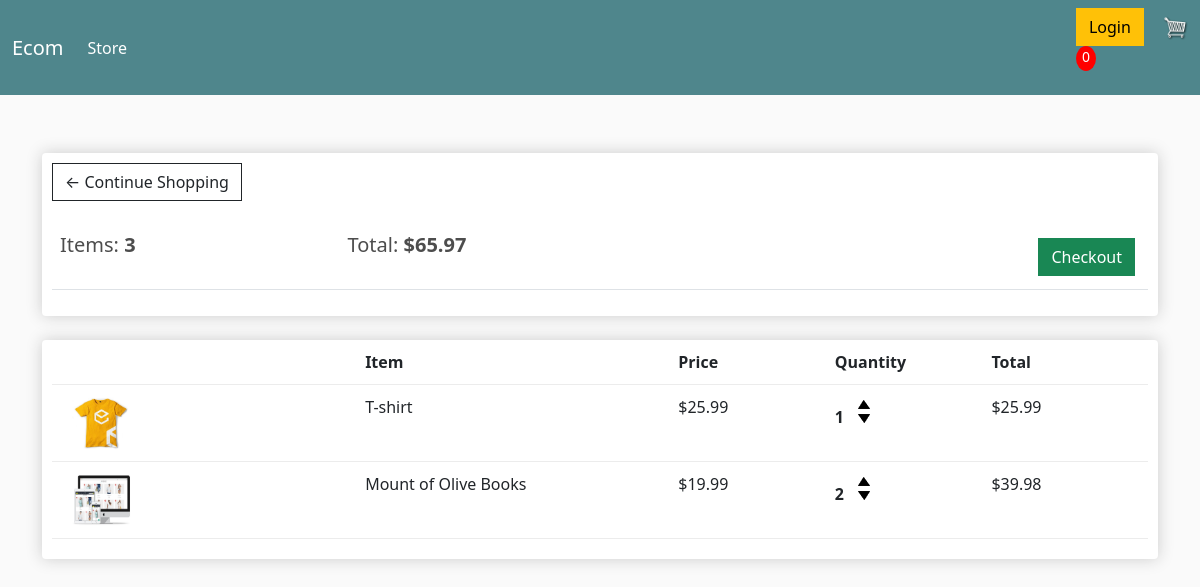
The app's page /cart/ (signed in) with its own data.
### store/models.py (models this page shows, shortened)
class Order(models.Model):
    customer = models.ForeignKey(Customer, on_delete=models.SET_NULL, null=True, blank=True)
    date_ordered = models.DateTimeField(auto_now_add=True)
    complete = models.BooleanField(default=False, null=True, blank=False)
    transaction_id = models.CharField(max_length=200, null=True)
    def get_cart_total(self):
        orderitems = self.orderitem_set.all()
        total = sum([item.get_total for item in orderitems])
        return total
    def get_cart_item(self):
        orderitems = self.orderitem_set.all()
        total = sum([item.qunatity for item in orderitems])
        return total

class OrderItem (models.Model):
    product = models.ForeignKey(Product, on_delete=models.SET_NULL, blank=True, null=True)
    order = models.ForeignKey(Order, on_delete=models.SET_NULL, blank=True, null=True)
    qunatity = models.IntegerField(default=0, null=True, blank=True)
    date_added = models.DateTimeField (auto_now_add=True)
    @property
    def get_total(self):
        total = self.product.price * self.qunatity
        return total

class Product(models.Model):
    name = models.CharField(max_length=200, null=True)
    price = models.FloatField()
    digital = models.BooleanField(default=False, null=True, blank=True)
    image = models.ImageField(null=True, blank=True)
    @property
    def imageURL(self):
        try:
            url = self.image.url
        except:
            url = ''
        return url

### store/views.py (the view)
# urls.py: path('cart/', views.cart, name='cart'),
def cart(request):
    if request.user.is_authenticated:
        customer = request.user.customer
        order, created = Order.objects.get_or_create(customer=customer, complete=False)
        items = order.orderitem_set.all()
    else:
        items = []
        order = {'get_cart_total': 0, 'get_cart_item': 0}
    context = {'items': items,'order': order}
    return render(request, 'store/cart.html', context)

### store/templates/store/cart.html
{% extends 'store/main.html' %}
{% load static %}
{% block content %}
	<div class="row">
		<div class="col-lg-12">
			<div class="box-element">
				<a  class="btn btn-outline-dark" href="{% url 'store' %}">&#x2190; Continue Shopping</a>
				<br>
				<br>
				<table class="table">
					<tr>
						<th><h5>Items: <strong>{{order.get_cart_item}}</strong></h5></th>
						<th><h5>Total:<strong> ${{order.get_cart_total|floatformat:2}}</strong></h5></th>
						<th>
							<a  style="float:right; margin:5px;" class="btn btn-success" href="{% url 'checkout' %}">Checkout</a>
						</th>
					</tr>
				</table>
			</div>
			<br>
			<div class="box-element">
				<div class="cart-row">
					<div style="flex:2"></div>
					<div style="flex:2"><strong>Item</strong></div>
					<div style="flex:1"><strong>Price</strong></div>
					<div style="flex:1"><strong>Quantity</strong></div>
					<div style="flex:1"><strong>Total</strong></div>
				</div>
				{% for item in  items %}
				<div class="cart-row">
					<div style="flex:2"><img class="row-image" src="{{item.product.imageURL}}"></div>
					<div style="flex:2"><p>{{item.product.name}}</p></div>
					<div style="flex:1"><p>${{item.product.price|floatformat:2}}</p></div>
					<div style="flex:1">
						<p class="quantity">{{item.qunatity}}</p>
						<div class="quantity">
							<img class="chg-quantity" src="{% static  'images/arrow-up.png' %}">
							<img class="chg-quantity" src="{% static  'images/arrow-down.png' %}">
						</div>
					</div>
					<div style="flex:1"><p>${{item.get_total}}</p></div>
				</div>
				{% endfor %}
			</div>
		</div>
	</div>
{% endblock content %}

### static/css/main.css (style rules this page uses)
body { background-color: hsl(0, 0%, 98%); }
h1,h2,h3,h4,h5,h6 { color:hsl(0, 0%, 30%); }
.box-element { box-shadow:hsl(0, 0%, 80%) 0 0 16px; background-color: #fff; border-radius: 4px; padding: 10px; }
.col-lg-4, .col-lg-6, .col-lg-8, .col-lg-12 { margin-top: 10px; }
.btn { border-radius: 0; }
.row-image { width: 100px; }
.cart-row { display: flex; align-items: flex-stretch; padding-bottom: 10px; margin-bottom: 10px; border-bottom: 1px solid #ececec; }
.quantity { display: inline-block; font-weight: 700; padding-right:10px; }
.chg-quantity { width: 12px; cursor: pointer; display: block; margin-top: 5px; transition:.1s; }

### records on screen
Order: get_cart_item "3", get_cart_total "65.97"
OrderItem: product.imageURL (picture), product.name "T-shirt", product.price "25.99", qunatity "1", get_total "25.99"
OrderItem: product.imageURL (picture), product.name "Mount of Olive Books", product.price "19.99", qunatity "2", get_total "39.98"
